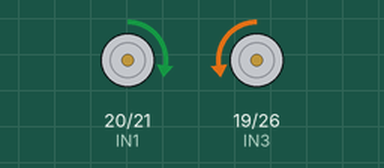
Bench run of a program on a simulated Raspberry Pi (BCM pin numbers). On the bench: motor-driver pin pairs drawn as motors (green arrow = first pin HIGH = forward, orange = second pin HIGH = backward, longer = more drive, scaled by the enable pin). At 5.5 s the program stops and its outputs stay as they are.

Above: at 0.1 s.
At 1.1 s:
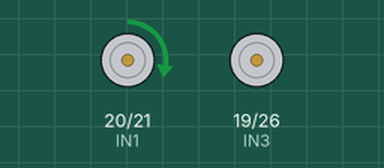
At 2.6 s:
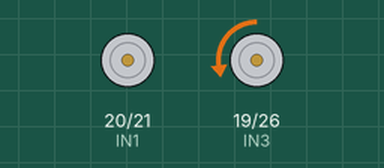
At 5.6 s:
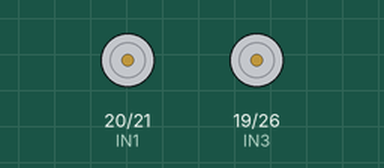
Timing chart, 0 to 7.0 s (numbered marks = the images above):
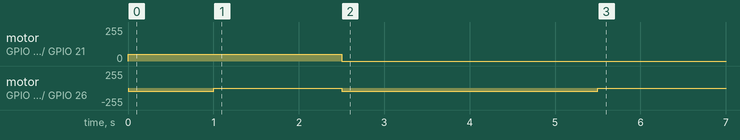

Measured:
- by itself, motor on GPIO 20 (IN1) / GPIO 21 (IN2): stopped → forward 51/255 at 0.00 s, → stopped 2.5 s later
- by itself, motor on GPIO 19 (IN3) / GPIO 26 (IN4): stopped → backward 51/255 at 0.00 s, → stopped 1.0 s later, → backward 51/255 1.5 s later, → stopped 3.0 s later

The program:

engine.py
```python
import RPi.GPIO as GPIO
import time


# 电机引脚初始化操作
def motor_init():
    # 小车电机引脚定义
    IN1 = 20
    IN2 = 21
    IN3 = 19
    IN4 = 26
    ENA = 16
    ENB = 13
    # 设置GPIO口为BCM编码方式
    GPIO.setmode(GPIO.BCM)
    # 忽略警告信息
    GPIO.setwarnings(False)
    global pwm_ENA
    global pwm_ENB
    # global delaytime
    GPIO.setup(ENA, GPIO.OUT, initial=GPIO.HIGH)
    GPIO.setup(IN1, GPIO.OUT, initial=GPIO.LOW)
    GPIO.setup(IN2, GPIO.OUT, initial=GPIO.LOW)
    GPIO.setup(ENB, GPIO.OUT, initial=GPIO.HIGH)
    GPIO.setup(IN3, GPIO.OUT, initial=GPIO.LOW)
    GPIO.setup(IN4, GPIO.OUT, initial=GPIO.LOW)
    # 设置pwm引脚和频率为2000hz
    pwm_ENA = GPIO.PWM(ENA, 2000)
    pwm_ENB = GPIO.PWM(ENB, 2000)
    pwm_ENA.start(0)
    pwm_ENB.start(0)


def voltage_set(signal):
    IN1 = 20
    IN2 = 21
    IN3 = 19
    IN4 = 26
    GPIO.output(IN1, signal[0])
    GPIO.output(IN2, signal[1])
    GPIO.output(IN3, signal[2])
    GPIO.output(IN4, signal[3])
    pass


# 小车停止
def brake(speed=100, delay_time=None):
    signal = [GPIO.LOW, GPIO.LOW, GPIO.LOW, GPIO.LOW]
    voltage_set(signal)
    pwm_ENA.ChangeDutyCycle(speed)
    pwm_ENB.ChangeDutyCycle(speed)
    if delay_time is not None:
        time.sleep(delay_time)
    else:
        pass


# rate: [offset(left-right+), float_speed, base_speed]
def flexible_run(rate, delay_time=None):
    signal = [GPIO.HIGH, GPIO.LOW, GPIO.LOW, GPIO.HIGH]
    voltage_set(signal)
    pwm_ENA.ChangeDutyCycle(int((1 - rate[0]) * rate[1] / 2 + rate[2]))
    pwm_ENB.ChangeDutyCycle(int((1 + rate[0]) * rate[1] / 2 + rate[2]))
    if delay_time is not None:
        time.sleep(delay_time)
    else:
        pass
    brake()


# 小车前进
def forward(speed, delay_time=None):
    signal = [GPIO.HIGH, GPIO.LOW, GPIO.LOW, GPIO.HIGH]
    voltage_set(signal)
    pwm_ENA.ChangeDutyCycle(speed)
    pwm_ENB.ChangeDutyCycle(speed)
    if delay_time is not None:
        time.sleep(delay_time)
    else:
        pass
    brake()


# 小车左转
def left(speed, delay_time=None):
    signal = [GPIO.LOW, GPIO.LOW, GPIO.LOW, GPIO.HIGH]
    voltage_set(signal)
    pwm_ENA.ChangeDutyCycle(0)
    pwm_ENB.ChangeDutyCycle(speed)
    if delay_time is not None:
        time.sleep(delay_time)
    else:
        pass
    brake()


# 小车右转
def right(speed, delay_time=None):
    signal = [GPIO.HIGH, GPIO.LOW, GPIO.LOW, GPIO.LOW]
    voltage_set(signal)
    pwm_ENA.ChangeDutyCycle(speed)
    pwm_ENB.ChangeDutyCycle(0)
    if delay_time is not None:
        time.sleep(delay_time)
    else:
        pass
    brake()


def GPIO_quit():
    pwm_ENA.stop()
    pwm_ENB.stop()
    GPIO.cleanup()


if __name__ == '__main__':
    motor_init()
    forward(20, delay_time=1)
    right(20, delay_time=1.5)
    left(20, delay_time=3)
    pass
```
